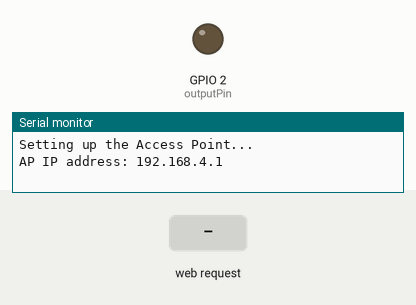
This sketch was run on a simulated ESP32. Parts: output pins drawn as LEDs (lit = HIGH), the last lines printed to the serial monitor. The test bench sets the inputs (shaded band).

Above: at 3.9 s.
4.0 s: HTTP request GET /on received
At 5.2 s:
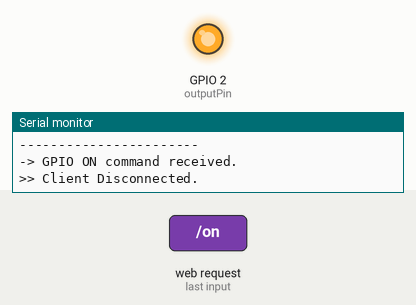
5.5 s: HTTP request GET /off received
At 6.2 s:
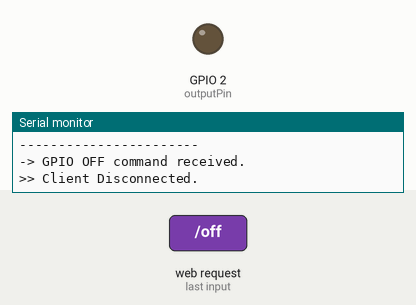
Timing chart, 0 to 8.5 s (numbered marks = the images above; inputs shaded):
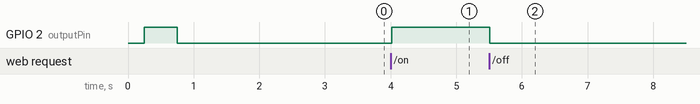

The sketch:

AP_WIFI_Test.ino
```cpp
#include <WiFi.h>

// --- Network Configuration ---
const char* ssid     = "MyESP32_AP";
const char* password = "123456789";

// --- GPIO Configuration ---
const int outputPin = 2; // Use GPIO 2
bool isGpioOn = false;     // Use boolean for state tracking

// --- Web Server Task ---
void webServerTask(void *pvParameters) {
  WiFiServer server(80);
  String header;

  Serial.println("Setting up the Access Point...");
  WiFi.softAP(ssid, password);

  IPAddress IP = WiFi.softAPIP();
  Serial.print("AP IP address: ");
  Serial.println(IP);

  server.begin();

  for(;;) {
    WiFiClient client = server.accept();

    if (client) {
      Serial.println("\n>> New Client Connected.");
      String currentLine = "";
      while (client.connected()) {
        if (client.available()) {
          char c = client.read();
          header += c;
          if (c == '\n') {
            if (currentLine.length() == 0) {

              // --- !! IMPORTANT DIAGNOSTIC STEP !! ---
              Serial.println("--- RECEIVED HEADER ---");
              Serial.print(header);
              Serial.println("-----------------------");

              // Handle the favicon request gracefully
              if (header.indexOf("GET /favicon.ico") >= 0) {
                  Serial.println("-> Ignoring favicon request.");
                  client.println("HTTP/1.1 204 No Content");
                  client.println();
                  break;
              }

              // Control GPIO based on the request
              if (header.indexOf("GET /on") >= 0) {
                Serial.println("-> GPIO ON command received.");
                isGpioOn = true;
                digitalWrite(outputPin, HIGH);
              } else if (header.indexOf("GET /off") >= 0) {
                Serial.println("-> GPIO OFF command received.");
                isGpioOn = false;
                digitalWrite(outputPin, LOW);
              }

              // --- Send the HTTP Response ---
              client.println("HTTP/1.1 200 OK");
              client.println("Content-type:text/html");
              client.println("Connection: close");
              client.println();

              // --- Display the HTML web page ---
              client.println("<!DOCTYPE html><html><head><meta name=\"viewport\" content=\"width=device-width, initial-scale=1\">");
              client.println("<link rel=\"icon\" href=\"data:,\">");
              client.println("<style>html{font-family:Helvetica;display:inline-block;margin:0 auto;text-align:center;}");
              client.println(".button{background-color:#008CBA;border:none;color:white;padding:16px 40px;text-decoration:none;font-size:30px;margin:2px;cursor:pointer;}");
              client.println(".button2{background-color:#555555;}</style></head>");
              client.println("<body><h1>ESP32 Web Server</h1><h2>GPIO 2 Control</h2>");

              if (isGpioOn) {
                client.println("<p>GPIO 2 State: ON</p><p><a href=\"/off\"><button class=\"button button2\">TURN OFF</button></a></p>");
              } else {
                client.println("<p>GPIO 2 State: OFF</p><p><a href=\"/on\"><button class=\"button\">TURN ON</button></a></p>");
              }

              client.println("</body></html>");
              client.println();
              break;
            } else {
              currentLine = "";
            }
          } else if (c != '\r') {
            currentLine += c;
          }
        }
      }
      header = "";
      client.stop();
      Serial.println(">> Client Disconnected.");
    }
    vTaskDelay(10 / portTICK_PERIOD_MS);
  }
}

void setup() {
  delay(250); // Add a short delay
  Serial.begin(115200);

  pinMode(outputPin, OUTPUT);

  // --- Blink Test ---
  // This will confirm your LED is working on the correct pin before Wi-Fi starts.
  Serial.println("Performing blink test on GPIO 2...");
  digitalWrite(outputPin, HIGH);
  delay(500);
  digitalWrite(outputPin, LOW);
  delay(500);
  Serial.println("Blink test complete.");

  // Create the Web Server Task on Core 1
  xTaskCreatePinnedToCore(
    webServerTask, "WebServer", 8192, NULL, 1, NULL, 1
  );

  Serial.println("Main setup() finished. Web server task is running.");
}

void loop() {
  // Main loop is idle.
  vTaskDelay(1000 / portTICK_PERIOD_MS);
}
```

Measured:
- after the input at 4.0 s, GPIO 2 (outputPin): LOW → HIGH at once
- after the input at 5.5 s, GPIO 2 (outputPin): HIGH → LOW at once
